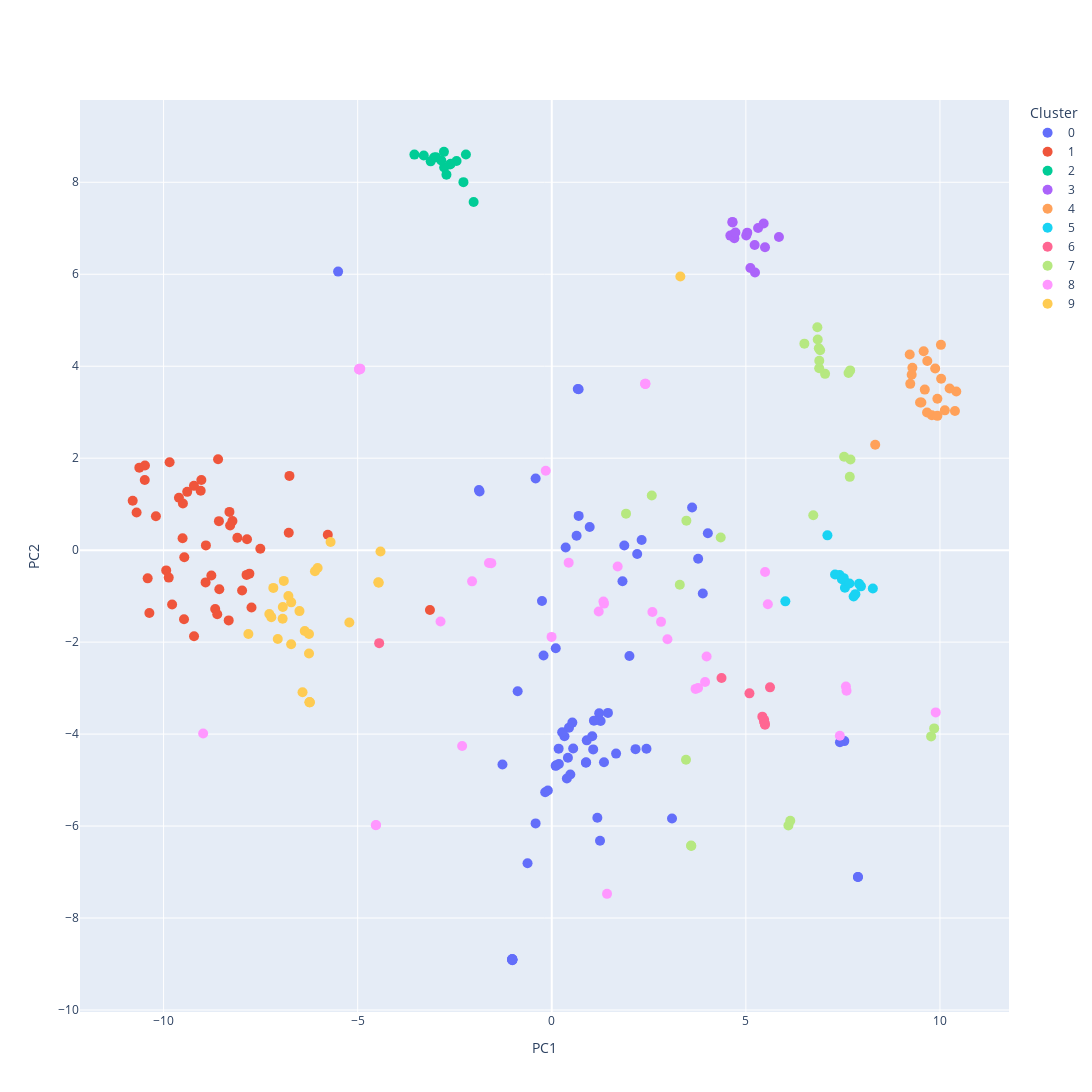

Here is the notebook cell this chart was saved with:
### Markdown cell above
#### English

### Code cell
color_map = {i:px.colors.qualitative.Plotly[i] for i in range(10)}
lang = tsne_df_en['cluster'].map(color_map)

fig = go.Figure()

for cluster_value, cluster_color in color_map.items():
    cluster_data = tsne_df_en[tsne_df_en['cluster'] == cluster_value]
    fig.add_trace(go.Scatter(
        x=cluster_data['PC1'],
        y=cluster_data['PC2'],
        mode='markers',
        marker=dict(color=cluster_color, size=10),
        text=cluster_data['text'],
        name=cluster_value,
    ))

fig.update_layout(
    autosize=False,
    width=1500,
    height=1500,
    legend=dict(title='Cluster'),
    xaxis_title='PC1',
    yaxis_title='PC2',
    hoverlabel=dict(font=dict(size=36),align='left')
)

fig.show()

### Figure 1 — Plotly figure (JSON) as saved in the notebook; plotly's stock layout.template omitted (floating-point values rounded to 4 significant figures)
{"data": [{"marker": {"color": "#636EFA", "size": 10}, "mode": "markers", "name": "0", "text": ["Son🥺", "Can't wait for this shitshow<br>to be over and for next world<br>cup. This one is such a waste<br>🗑 🙄. #nextplease<br>#notoqatar2022 #boicotworldcup", "TERANGA boys 🇸🇳🇸🇳❤️", "You are the best<br>lady😻🤩🙏👏♥️⚽🤠fifa.", "Rainbow 🌈🌈🌈 shame on fifa", "Waiting next game..steady<br>team⚽💥🏃", "@dhofar_photo 🏳️⚧️☪️🏳️🌈", "@goodthanksyourself nice<br>goal❤️", "@smithswith_ ❤️so good!!", "@the_real_thorstinho #onetwo<br>🤭🤭🤭🤭🤭", "Gay people, they are my<br>favorite 🌈🌈", "Beauty of Qatar ❤️", "Hazard's the only reason im a<br>chelsea fan 🐐💙", "@gokselinia they all good, u<br>are the one being racist u<br>woman with cartoon tshirt or I<br>say Karen👩🏻🦰", "Asian's the<br>best🇧🇭🇮🇷🇯🇵🇰🇷🇸🇦🇭🇲😍💪💪💪", "Italy >>❤️", "Mount❤️", "Once a player , always a<br>player .To all such best<br>players 🍷⚽💯💪", "Dude… YOUR team was so rude<br>and had poor sportsmanship.<br>This new generation think they<br>are entitled😡 Any other<br>country would have been<br>honored to be in the world cup<br>to play on the same field with<br>these GREAT players from 🇭🇷<br>I hope this humbles them.<br>Canada player were acting like<br>little brats. Croatia shut<br>them up and put them on time<br>out. Literally OUT😂💪🏻🇭🇷🇭🇷🇭🇷🇭🇷🇭<br>🇷🇭🇷🏆🏆🏆🏆⚽️⚽️⚽️🇭🇷🇭🇷🇭🇷🇭🇷🇭🇷🇭🇷🇭🇷🇭🇷🇭<br>🇷", "@maidenles.s its game not war<br>☺️", "Follow m’y account please ❤️", "Morroco is the best 🇲🇦🖤", "@siavashsetoodeh1 where’s your<br>freedom? Stay mad 🇺🇸🦅🇺🇸🦅🇺🇸", "Proudly Ghanaian 🇬🇭 🇬🇭 🇬🇭 🇬🇭<br>🇬🇭 ❤️", "Casemiro in his sublime form<br>💯💪🏻⚡⚽💥😎🇧🇷", "@kourosh_offiziell who has<br>more has 5 ⭐️⭐️⭐️⭐️⭐️🤫", "@zarbassir what I love to ear<br>❤️", "The best version ever ❤️<br>#qatar @qatar", "The second golden age for the<br>socceroos 🇦🇺🟡🟢", "Loveee this ❤️", "He gave us the best goal of<br>the World Cup so far ❤️", "@kourosh_offiziell 🇧🇷🇧🇷🏆🏆🏆🏆🏆 🤫", "See the final score for<br>another suprise 😌", "@qu_een_ora can and help me to<br>celebrate 🎉 dear sister<br>🇨🇲🇨🇲🇨🇲🇨🇲🇨🇲🇨🇲🇨🇲🇨🇲", "I will wait for the Portugal<br>match, and we are very sorry<br>for Portugal's victory for<br>Cristiano Ronaldo, because he<br>will not be able to<br>participate again in the World<br>Cup if he does not win the cup<br>this time 🤍🇵🇹", "the last one 💀", "@bruno.arn You’re not gonna<br>win, Mbappe is coming again<br>👻👻👻👻👻👻", "So sweet❤️ Hope Korea and<br>Japan both do our best in the<br>next game☺️", "All out lets add new people<br>Where is Son? Home💀💀", "@sonam_la24 in ur dreams...<br>Croatia!!!🇭🇷❤️✌️", "@__oresec_ yo I’m back, we won<br>against Spain 💀 so good luck<br>against Brazil", "Richarlison 🗿🍷", "@chester.was.here Belgium did<br>thier best in 2018 & they were<br>my most supported & favorite<br>team 💙 ❤️.", "@nanaresty7 💯 hate Neymar<br>though.", "Var 🖥 have another opinion 🤫", "@felicitassanto02 we're proud<br>of our team! We still have 5<br>⭐️ and nobody can take that<br>away from us! 🇧🇷🇧🇷🇧🇷🇧🇷", "@lupaivatrainer champion are<br>early to gone bake home 🛫🏠🏠", "Caption 💯", "Brazils back that way⬅️", "Respect for the drone<br>operator🛐", "bro peru wasnt even in the wc💀", "@ludmilamasc someone DIDNT<br>watch the match. shut up<br>bruh💀.", "Where is ronaldo👨🏻🦯😔", "The best and only goat 🐐", "Hii dear mera name is Hansraj<br>hai main jaipur se hu main<br>apni study ke sath sath online<br>partime work pichhle 2 months<br>se kar raha hu agar aap bhi<br>apni study ke saath saath<br>partime ya full time work<br>karna chahte ho contact me<br>6375438113 know the details<br>💯🚀🤔🤔", "They kost💀", "Where's Korea? Airportttttt ☠️", "Who’s that first guy? His<br>answer ✨", "@larissa_ashley33 your<br>language tells everything of<br>your Country, how you don't<br>have respect to others and<br>criticise other<br>representations. It's not nice<br>at all. But as said before,<br>I'm Croatian and I have<br>respect to you. We are very,<br>very proud of our players,<br>Livakovic shines this year as<br>well as Modric, Periodic,<br>Gvardiol... We are not sad<br>because they are going to play<br>for the 3. Place, which is<br>AMAZINGG and because they<br>played the best football this<br>World cup. They are winners<br>for us! 🇭🇷 🥇", "@symon9001 hello ? 🤟🏽🇦🇷 some<br>body here ?", "@mess_91_ @aiden44w home and<br>happy🥳🥳🤌🏻", "Proudly Moroccan<br>🇲🇦🇲🇦🇲🇦🇲🇦❤️❤️❤️❤️", "Appreciate to the Admin❤️ who<br>always updated us", "@sarou_lifestyle and you were<br>right , they made history ♥️♥️", "They are so cute 🥹🥹", "@kunchan_13 And that<br>happened... Wht a moment..<br>Historic... 🏆🐐"], "type": "scatter", "x": [-0.1687, 3.097, 1.221, 1.821, 7.887, 1.868, 2.001, 0.416, 0.1834, -0.1006, 7.888, 0.8795, 0.9766, -0.2122, 3.615, 0.1005, 0.1186, 2.315, 3.771, 0.8848, 0.4436, 7.537, -5.504, 1.042, 2.201, -1.86, 0.5518, 1.067, 1.258, 0.1769, 1.345, 0.3585, -0.416, 4.02, 2.158, -1.019, -0.8788, 1.657, -1.015, 1.086, -1.016, -0.4165, 7.423, 0.6922, -1.271, -1.876, 1.174, 0.6701, 0.327, 1.243, -1.013, -1.016, 0.1028, 0.6926, 3.891, -1.023, -0.6243, -0.2523, 2.439, 0.5296, 0.478, 1.447, 0.9018, 0.2675, 0.3886, 0.6393], "y": [-5.265, -5.834, -3.546, -0.6766, -7.109, 0.09938, -2.301, -4.516, -4.652, -5.227, -7.107, -4.624, 0.5038, -2.29, 0.9264, -4.69, -4.68, 0.2219, -0.1873, -4.61, -3.86, -4.152, 6.057, -4.046, -0.08189, 1.275, -4.313, -4.332, -3.716, -4.317, -4.612, 0.05724, 1.558, 0.3683, -4.327, -8.897, -3.069, -4.424, -8.901, -3.707, -8.916, -5.942, -4.179, 3.499, -4.66, 1.307, -5.819, 3.506, -4.048, -6.318, -8.896, -8.91, -2.134, 0.7453, -0.9422, -8.898, -6.809, -1.106, -4.32, -3.75, -4.879, -3.539, -4.136, -3.96, -4.965, 0.3144]}, {"marker": {"color": "#EF553B", "size": 10}, "mode": "markers", "name": "1", "text": ["@xidiwldnxjqpspqpskxls morroco<br>is a siblingcountry aswell.<br>20% of them live in Belgium😂.", "@ryjpopp yeah says the people<br>who can't Offord a stay in<br>Qatar 😂", "@matheusgmezz u are goofy as<br>heck😂", "Yes 2022 is different because<br>Argentina will not go in round<br>of 16 😂", "Why they burn Eden with the<br>food question? 😂 @albert810<br>@chelo23", "@exclusivelysania you are<br>complaining in every post get<br>a life 😂", "@iuchinouen what does that<br>have to do with my overall<br>intelligence ? I would say you<br>are the dump one here for not<br>answering in a full sentence<br>and for minding to girls<br>dating business. You poor<br>thing musst have a boring and<br>sad life 😂", "@mounia.kr__ 😂😂😂 that's the<br>fact about the football.. you<br>people are still too<br>backward(refused) to accept<br>modern changes about modern<br>football.. keep on believing<br>on ancient believes😂😂... No<br>matter the shades, Algeria<br>have not wil never be part of<br>the Qatar world cup😂. NEVER!!.<br>Cameroon is a football giant<br>with Africa and world records.<br>there is nothing you can do<br>about it so chill and enjoy<br>football 😂", "@aa.09_05 In 2010 Messi  just<br>went to South Africa and let<br>my guy Diego Maradona down,<br>Maradona realised why Ronaldo<br>is superior to Messi after<br>that World Cup 😂", "Howtf is he the man of the<br>match? 😂", "@thisiz.a7med you wanted to<br>talk about future?as far as i<br>know marocco won 2-0 to<br>Belgium but Croatia won 4-1 to<br>Canada.Marocco?Whats that?I<br>only know for Loserocco😂", "@tina.f.aoun @gretta.khoury_<br>bs rebho aalaykun😂😂😂😂😂", "@samiath_bk 😂keep laughing<br>Senegal is the best", "@teodor.luks Argentina beat<br>Poland, Saudi beat Mexico ,<br>Argentina,Saudi qualified😂", "All I watch was pessi missing<br>a pen a 3 big chances in front<br>of the goal 😂😂😂😂👏 small game<br>player", "@mr_yasser25 yeah but u didn’t<br>qualify 😂😂😂😂😂 try again in the<br>next 4yrs 😂😂😂", "Plzz say one more time \"Where<br>is messi\" 😂", "Thought is was sniper’s rifle<br>at first 😂", "@izayahlopez1118 omg so sad an<br>upset little inferior American<br>😂😂", "Man i Park 300 bags of cement<br>in an hour that’s my job so<br>don’t let us talk enjoy your<br>money in peace 😂", "Gol salto olivier<br>giround,offside😂", "@fine.kln it took you two days<br>to think how to come back at<br>me lol and do you even call<br>this “fine” thing a joke 😂<br>honey 🤭😂", "They themselves said it<br>portugal sui😂😂", "@nacho.cagiao imagine riding<br>off the back of a game from<br>2014 😂😂", "@theonlyzeee__ ahahaha stpid<br>brazil lost 😂😂", "@felipe.bohmann Brazil is out<br>now still laughing even won<br>against You Guys 😂", "@farzad_1818 pretty soon that<br>will be 🫱🏾🫲🏽✈️🇳🇱🇧🇷🇪🇸 😂😂😂", "@aliaslam_08 So, Portugal vs<br>Croatia in the final match.😂", "@tonyvieira120 Mate next time<br>if you argue football with me<br>without putting your money. I<br>won’t give a reply.. ffs😂", "@enkiduh how about now 😂😂😂😂😂<br>❤️❤️❤️❤️❤️", "You people should leave the<br>innocent referee alone.He was<br>paid by the English team to<br>work on their favour by giving<br>them 2 undeserving penalties<br>but the God of French team<br>made sure to expose them and<br>made them lose.Now they are on<br>their way home with their<br>salty fans but crying and<br>blaming the referee. You<br>people should blame Harry Kane<br>for missing that last<br>undeserving penalty 😂😂😂😂", "Netherlands has never won<br>anything. Oh wait, maybe a<br>Euro once 😂", "@aashasz Exactly what I said<br>but the blind fans are blaming<br>the referee instead of blaming<br>Harry Kane😢😂😂😂", "I thought that was lil durk<br>for a sec😂", "Pogba always late....A Real<br>African Timer😂😂😂😂❤️", "It's about class Messi doesn't<br>support LGBTQ 😂?", "@bigstern50 nah morocco will<br>win cause of referees VAR FIFA<br>they need messi to win the<br>world cup means more money<br>expect foul calls, penalties ,<br>free kicks for morocco calling<br>it now -(professional sports)<br>put money on it while you can<br>you might be rich 😂😂", "@yayatjie09 😂😂 ay y’all praise<br>this guy too much 🤦🏾♂️", "@imgyan07 well you said it<br>it's a prediction. It's still<br>kinda true tho Croatia vs<br>Morocco will still play a<br>match 😂", "@its.me.anouar_ how about your<br>players would play in their<br>liga and not in the Europa! 😂<br>they will dream to play FWC", "@2k7.aa sadly all good things<br>must come to an end but he<br>will be taking this World Cup<br>with him 😝😂", "@vialard_mathis right when I<br>thought it was getting boring.<br>I hadn't even registered the<br>first goal😂", "😂does age matter?I think messi<br>used to destroy old defenders<br>at that age", "Now u understand what I mean<br>kid 😂 I say there will be<br>penalty in this match", "@i.am.rsb  Bro Carlos is right<br>Pessy 4 goals all on<br>Penalties, so you hate him for<br>not mentioning a Penalty<br>merchant😂"], "type": "scatter", "x": [-9.933, -9.467, -8.323, -9.511, -7.79, -7.508, -9.845, -10.62, -10.7, -8.67, -10.8, -9.216, -7.978, -10.41, -8.596, -8.099, -8.769, -7.863, -8.565, -9.218, -10.37, -9.027, -7.735, -7.851, -9.474, -8.226, -5.77, -8.617, -9.045, -6.776, -10.48, -8.286, -9.604, -8.918, -9.78, -9.867, -10.49, -6.758, -10.2, -9.502, -3.139, -8.575, -8.91, -8.304, -9.392], "y": [-0.4406, -0.1534, -1.527, 0.2604, -0.5112, 0.02926, 1.913, 1.795, 0.8187, -1.28, 1.074, -1.871, -0.8788, -0.6135, 1.976, 0.2685, -0.55, -0.5378, -0.85, 1.398, -1.368, 1.526, -1.246, 0.2369, -1.502, 0.6337, 0.3359, -1.395, 1.29, 0.3799, 1.842, 0.5373, 1.141, -0.7012, -1.181, -0.5972, 1.524, 1.615, 0.7358, 1.013, -1.301, 0.631, 0.1039, 0.8318, 1.268]}, {"marker": {"color": "#00CC96", "size": 10}, "mode": "markers", "name": "2", "text": ["@tiago.rendas2 bro I do know<br>football but yesterday match<br>that wasn't an offside lol<br>🤣🤣🤣what cause the camera<br>showed his leg over the line<br>but have you seen the last<br>defender in the box 🤣🤣🤣go and<br>learn football then come back<br>chat to me", "@_francechy_ 🤣🤣🤣", "@5400.seconds are u there bro?<br>🤣", "@gousasmokingoniran I think<br>that Biranvand's feet made<br>Christian Polsic not have<br>children anymore 🤣🤣🤣", "@realestate_topg what happened<br>🤣🤣", "@mitchellpolak  it was lucky<br>win.... Argentine will destroy<br>you 🤣🤣", "Priceless!! 🇨🇲 🤣🤣🤣", "Did he score in this video 🤣", "Portugal humiliated you<br>Shaq🤣🤣🤣 ￼", "@pictures_for_stickers Brazil<br>🇧🇷🛫🏠🤣🤣🤣🤣", "Yep, ney is gone🤣", "@goborm hehe Habibi🤣🤣", "@leobrajkovic2 Airport, this<br>way ✈️🤣", "@twinty_999  airport this way<br>🤣👍🏻", "@_msomali_wao and guess what<br>morocco also lost🤣🤣🤣🤣🤣🤣"], "type": "scatter", "x": [-3.539, -2.211, -2.621, -3.298, -2.453, -3.12, -2.602, -2.772, -3.032, -2.276, -2.846, -2.778, -2.714, -2.013, -2.984], "y": [8.601, 8.605, 8.385, 8.583, 8.463, 8.454, 8.402, 8.322, 8.54, 8.003, 8.473, 8.661, 8.166, 7.57, 8.546]}, {"marker": {"color": "#AB63FA", "size": 10}, "mode": "markers", "name": "3", "text": ["Netherlands👏👏👏 and also<br>cricket", "Definitely!!! 👏👏👏👏👏", "@pr1ncesa_mar1 never! Korea is<br>much better team! 👏", "He is completely right! 👏", "hand ball 👏", "The Bluetooth goal 👏", "@itsabdelfatah you were right<br>👏", "respect 👏", "The Best goal of the world<br>cup👏👏👏⚽️", "Just an amazing team great job<br>👏🏻👏🏻👏🏻👏🏻👏🏻👏🏻👏🏻👏🏻❤️❤️❤️❤️", "@reemasul_r3 there u go I told<br>u guys yall can win too, good<br>job 👏🏻👏🏻 u guys won fair and<br>square, dont feel low for ur<br>team. They are good enough<br>alrdy 👏🏻", "@porti_elias Its True buddy👏👏", "Best of luck upcoming final<br>game @afaseleccion 👏👏👏🏆", "@fabreezy_ 👏👏👏 this is<br>yours???", "@k.mbappe proud of you👏"], "type": "scatter", "x": [5.315, 4.654, 5.226, 4.703, 5.036, 5.458, 4.6, 4.656, 5.235, 5.493, 5.852, 5.01, 5.117, 4.662, 4.731], "y": [7.007, 7.138, 6.636, 6.784, 6.905, 7.104, 6.84, 7.123, 6.038, 6.588, 6.81, 6.843, 6.134, 6.852, 6.908]}, {"marker": {"color": "#FFA15A", "size": 10}, "mode": "markers", "name": "4", "text": ["We love you hazards🔥🔥🔥", "The France 🇫🇷 is on Fire 🔥", "dats literally my dad 🔥", "Best player 🔥🔥", "@pure_sh1thousery we are<br>winer❤️❤️🔥🇮🇷🇮🇷🇮🇷🇮🇷", "My Favorite team 🔥🔥", "@nadoosh_ku I agreed with you<br>from Saudi Arabia🔥🔥🔥", "Korea Vs Ghana was far better<br>game 🔥🔥", "Musiala all the way🔥", "Rushford 🔥", "Nice game 🔥", "@beatbox_musicality For real<br>bro🔥🔥🔥", "Cool🔥", "Mbappe on another level in<br>this world cup🔥🔥🔥❤️", "The big and champions France<br>in Qatar2022🔥", "@farzad_1818 I like both team<br>but wowwww Maroccco 🔥", "@m.a.l.e.k.a.n.o_jr Just wait🔥", "Th rise of asian football<br>❤️❤️❤️proudly all Asian can<br>say japan is a Asian football<br>country...,🔥🔥🔥", "So much ❤️❤️❤️❤️ for CR7🔥🔥", "Go Croatia!!🔥🔥", "Uff he was the best 🔥🔥😍"], "type": "scatter", "x": [9.487, 9.877, 9.609, 9.791, 10.03, 9.667, 10.03, 9.235, 9.521, 10.42, 9.935, 9.934, 10.39, 9.29, 9.58, 9.271, 10.13, 9.221, 9.674, 10.25, 8.332], "y": [3.21, 3.951, 3.491, 2.933, 4.465, 2.992, 3.727, 3.616, 3.212, 3.451, 2.921, 3.293, 3.025, 3.966, 4.326, 3.814, 3.04, 4.255, 4.113, 3.517, 2.293]}, {"marker": {"color": "#19D3F3", "size": 10}, "mode": "markers", "name": "5", "text": ["Best World Cup ever 😍", "Wow nice moves robo😍😍😍😍😍😍😍😍<br>challenge accepted 🔥🔥🔥🔥", "Congrates Ghana!! Great job u<br>guys did.😍 But I still don't<br>understand why did the referee<br>decided that way. 🥲", "Missing Italy in the world<br>cup😍😍😍🇮🇹🇮🇹🇮🇹", "Argentina 3.points win yees❤️😘", "oooh jungkook and his song<br>😍And congratulations on the<br>victory of the French", "Congratulations to Japan,<br>Morocco, Brazil, South Korea<br>and Qatar 😍", "HE SO FINE OMLL 😍", "Follow @__footycontent_ 😍", "France ❤️😍and Argentina 😍❤️❤️", "Looking forward to Hakimi vs<br>MBappe'😍❤️ May the best win!", "@el_dado1004 ya ya ya, croatia<br>lost to spain 6-0 in 2018. You<br>are the kid who couldn't<br>handle the facts and couldnt<br>help yourself but to run your<br>fingers through my comment.<br>Stay mad bestie 😍", "@hassan.ahmed.07 6 Games 5<br>goals 3 assist now😍"], "type": "scatter", "x": [7.965, 7.101, 7.415, 7.776, 6.017, 7.474, 7.552, 7.916, 8.271, 7.821, 7.523, 7.297, 7.669], "y": [-0.7869, 0.3215, -0.5389, -1.008, -1.114, -0.6318, -0.8174, -0.7308, -0.8348, -0.9563, -0.609, -0.5289, -0.7261]}, {"marker": {"color": "#FF6692", "size": 10}, "mode": "markers", "name": "6", "text": ["@_hey.its.sup_ we did it 😉🙌", "CR7 ❤️🙌", "Japanese team was so good 😮🙌❤️", "@joyce_pecky they were well<br>played🙌🏻🙌🏻", "@_anas_hussain__ rip mother<br>and ur sister 🙌🏼", "We Respect Japan 🙌🙌🙌🔥🔥", "Meet you in final🙌🏻", "@areez.kxn go watch all the<br>games 🙌😂", "Messi 🙌 🇦🇷 will win"], "type": "scatter", "x": [4.373, 5.467, 5.092, 5.424, 5.488, 5.622, 5.471, -4.446, 5.493], "y": [-2.781, -3.724, -3.114, -3.62, -3.767, -2.984, -3.69, -2.022, -3.798]}, {"marker": {"color": "#B6E880", "size": 10}, "mode": "markers", "name": "7", "text": ["@fatenalshoubaki respecting<br>cultures goes both ways, i<br>won't invite a muslim man to<br>my house and force him to eat<br>pork because \"it's in my<br>culture to eat pork\", both<br>hosts and guests should be<br>able to respect eachother 👍", "@itisjuanderful AAJAA POR NO<br>PERMITIR GAYS EN LA COPA<br>MUNDIAL YO LO VEO EXCELENTE👏🔥", "@glg_sky yeah I’m sure Qatar<br>being ranked financially<br>behind Greece means they’re<br>thriving 🙄", "This nikka sick wit it🔥😂", "He is our Nr 1 🇨🇭👍👍🇨🇭", "no bro many moroccans respect<br>Croatia team, was a game full<br>of fair-play 👌🏽", "Congrats and well done<br>to🇧🇪@belgianreddevils who wins<br>and wish the best and good<br>luck too in the next match<br>against🇲🇦@equipedumaroc and<br>for🇨🇦@canadasoccer ,well done<br>for fights until the end<br>despite lost and wish the best<br>and good luck too in the next<br>match against🇭🇷@hns_cff<br>!👏🙂😀😄😎👍⚽️", "@audrey_loves_nature_art this<br>is word cup no campaign you<br>region🙏", "Brilliant player 👏🔥", "Shout out to my boy<br>@richarlison with the best<br>goal in this world cup<br>2022👏🔥🇧🇷🇧🇷🇧🇷🇧🇷", "BRAZIL VS SERBIA....THE GAME<br>BRAZIL PLAYED AGAINST A TEAM<br>LIKE SERBIA WHICH HAD SUCH AN<br>AMAZING DEFENCE🔥❤️ EVEN THOUGH<br>I'M NOT A BRAZIL FAN😍 BUT<br>WHATEVER FRANCE🔥❤️MY<br>TEAMMMM😍MBAPPE 💗", "I'm heartbroken that we didn't<br>do enough to go the next<br>round, but in the end, we<br>fought hard. 💔 And we're gonna<br>continue fighting! They<br>haven't seen the last of<br>Mexico, at all! 🔥 See you all<br>in 2026!! 🇲🇽🇲🇽💯💯", "🇹🇳 ❤️🔥 should be proud 👏", "Wow very gorgeous ❤️🔥😍", "Lol 🙄 buh d ball was taken<br>from him", "the real blue lock🙌🔥🔥😍", "That throw was lit👏🔥", "Congratulations 🔥👏", "@eugeneolderman ...dear<br>sunshine under the profile<br>name *hillquiaswhatever*<br>kindly be informed that by<br>definition I do not reply to<br>any private account in<br>Instagram like yours for<br>example...Moreover because I<br>do not speak your language I<br>would kindly ask you to stand<br>a little out of my sun<br>☀️...PS. by the way it is not<br>either polite or civilized to<br>block in advance the reply to<br>the person on whom you have<br>addressed a comment...👎🕳️", "@afaseleccion come back<br>match💥💥💥", "Thank you for entertaining me<br>Japan, I'm waiting for the<br>excitement again in four<br>years👏❤️🔥🇯🇵🇯🇵❤️🔥", "Mashallah 🙌❤️🇲🇦🇲🇦🇲🇦A forever<br>pride 👏💪", "Messi wins the this exciting<br>wc!!! 👏🔥❤️🔥", "Argentina vs France 👏🔥👏🔥👏<br>Greatest rivalry", "Well played Morocco’s number 7<br>a good play maker enjoyed his<br>movments 🔥 see you next time<br>fight for 3rd 👏", "In the 1998 World Cup in<br>France, it was clear that<br>Belai did not want to fight<br>for third place. The<br>Netherlands was forced to play<br>because of FIFA's threat.🙏👍"], "type": "scatter", "x": [9.772, 6.892, 3.589, 7.531, 9.851, 2.576, 3.298, 6.096, 6.851, 7.04, 6.737, 4.352, 6.914, 7.677, 3.594, 7.695, 6.879, 6.842, 3.458, 1.913, 7.645, 3.468, 7.687, 6.507, 6.889, 6.144], "y": [-4.05, 4.12, -6.422, 2.032, -3.876, 1.189, -0.7539, -5.987, 4.582, 3.833, 0.7576, 0.2762, 4.346, 1.594, -6.433, 1.972, 4.392, 4.846, -4.56, 0.7936, 3.854, 0.6414, 3.909, 4.491, 3.956, -5.886]}, {"marker": {"color": "#FF97FF", "size": 10}, "mode": "markers", "name": "8", "text": ["We are ready 💛💙❤️", "👏😄 next game please..⚽🏃", "Fantastis group..✌😄", "Nice trophy..smile it..get<br>it..your trophy..🏆✌😄", "Wtf Mbappe wasn’t even the man<br>of the match 🤦🏻♂️", "@shintia97s love over hate !!<br>I'm sorry that you've got so<br>much anger inside for another<br>human. But I forgive you and<br>send you love and support.<br>🫂🫂🤗🤗😘😘🏳️🌈🏳️🌈", "But you start to tremble<br>knowing you face Saudi Arabia<br>🇸🇦 😆", "This is an insult We lost<br>because of their support🤦♂️", "I really wanna join them but<br>I’m a Chinese😭😭😭", "@fxwoke  bravo  usa child<br>killer 👏👏i m proud of you .<br>You r right 😍😍😍😉🙃", "@yessin99 in the round of 16<br>after beating tunisia and<br>denmark 💚💛🇦🇺🇦🇺🇦🇺🇦🇺🇮🇱🦘🦘", "@blueblink5254 dude also, I am<br>embarrassed FOR YOU! 🤦♀️", "After 12 year of madness y’all<br>couldn’t complete a simple<br>penalty 🤦🏾♂️🤦🏾♂️", "Why do they always ask this<br>question 🤦🏻♂️ Anyway everyone<br>gives the same answer - \"I<br>would give it to the whole<br>team\" Are there any other<br>questions?", "@whathappenedin1983 Mexico<br>would have lost 6-0 to France,<br>so Mexico still didn’t deserve<br>to advance 😉", "@_stevaaa_r_ serbian players<br>are shiit and so are the<br>populist criminals in serbia<br>😝🥶", "@memphis is a lion 🦁🦁🦁", "Morata is second 😱", "Love Moroccan team ❤️💚", "@mr.talls.rainbow.world you<br>look at this lolman😅 a man<br>fallin' love to women, make<br>'happy family, and absolutely<br>for 'future, and this reality<br>from the God.. Don't be stupid<br>human with the<br>lol+stupid+destroy thingked😅😅😅", "Boys 🇧🇷❤️🍻", "@robertmikocevic yes 😉😉🔥", "Pakistan🇵🇰 and indian 🇮🇳 flags<br>is together 🤝", "@victormosquera it was the<br>back to back matches with PKs<br>for me 😅", "I know for sure I’ll be<br>missing the World Cup , No<br>game days already feel weird 😒", "@yousselhak ok will see with<br>France 😝😘", "Cancel this game. 😒😒", "Maybe a 6:1 hurts for a<br>MOMENT, but the feeling when<br>you lost AGAIN was amazing!!!<br>trust me🙈🙈🙈🥹", "@manas.f.rollins bruh that's<br>the Belgium flag 🤦", "@fifaworldcup shame on you<br>👎👎👎👎🤬", "@crocodile_bw \"no hate<br>allowed\" ?🤫😉", "@the_rgzone thanks, greetings<br>from Brazil🇧🇷🙌🏻🤝🏻😉", "Kids that never have to<br>worries about money…..🤘🏻😆", "@_pierolb_ « I learned to<br>think all by myself » 🤓😰", "@bensalma lmao u mad as hell<br>and now you're finna lose<br>against Croatia😈", "@planinic_ivana Your opinion<br>is irrelevant now. They<br>won🇦🇷🇦🇷🇦🇷 Something your<br>country couldn't do lmaoooo<br>hahaaaaaaa cry in misery😄", "Bye bye France!! 👋🏼👋🏼✈️ ✈️", "@anthonyengel7111 Are you<br>still sure?😅😅😅😅"], "type": "scatter", "x": [7.421, 1.697, -1.558, 0.4353, -4.959, 2.815, -2.053, -4.948, -8.981, 5.495, 7.578, -4.943, -4.96, -4.964, 3.704, -2.866, 1.424, -0.00528, 7.594, 2.413, -0.1551, 3.949, -2.309, 2.409, -4.532, 5.566, -4.527, 2.592, -4.933, 9.891, 3.768, 3.988, 1.331, 1.209, 1.345, -1.618, 2.98, 2.406], "y": [-4.038, -0.3573, -0.2821, -0.2714, 3.947, -1.559, -0.6782, 3.936, -3.986, -0.4744, -2.965, 3.941, 3.929, 3.93, -3.017, -1.552, -7.474, -1.886, -3.058, 3.616, 1.727, -2.867, -4.257, 3.618, -5.982, -1.176, -5.977, -1.344, 3.943, -3.528, -2.999, -2.313, -1.115, -1.335, -1.162, -0.2792, -1.936, 3.615]}, {"marker": {"color": "#FECB52", "size": 10}, "mode": "markers", "name": "9", "text": ["@bf_steve Who do you think I<br>cheer for 😂", "@jan_schawe to what 😂😂😂😂😂", "@dashotb the comment I was<br>looking for 😂", "One Love 🌈✖ 😂😂😂 one two ✔ 🤭🤭🤭", "@afdhalulrizki42 😂 Stupid<br>Football yes 😂", "@the_queen_of_adventure Haya<br>bina ila lmondial 😂🇨🇲😍", "Bro was forced to do it😂😂😂😂😂", "De Paul always with him 😂", "@hamedsoltaniiiii67 take us<br>out yourselves by winning 😂", "@hana_photographyc 😂 Well done<br>👏", "@anchan_0722_ 😂😂😂", "@88godiswithme 😂😂😂😂😂😂😂<br>congratulations!!", "@rya._.ntz23 and now denmark<br>are out 😂", "@ban_all_mondays verpiss dich<br>goodbye😂", "Right back at you 😂😂", "@spasho05 😂😂😂😂", "@richard.escobarc by 😂😂🇲🇦💪", "Wow so much fun 😂", "@marley4reall all that just to<br>tie with the us😂", "@lucascosmepdm what happened<br>my friend 😂😂🇦🇷🥱", "@ash.saalax 😂 what about it<br>now", "@thecollective.conscious Hey !<br>Still crying ? 😂🇲🇦", "Keep crying england 😂😂😂😂", "You can’t drink tho😂", "@shreyanshpathak8717 😂", "@guilherme_tornich 💪🇦🇷🇦🇷🇦🇷😂😂", "@_fmbe_ What do you say?<br>😂😂😂🇦🇷🇦🇷🇦🇷🇦🇷"], "type": "scatter", "x": [-6.903, -6.254, -6.5, -5.215, -7.816, -4.412, -6.928, -6.713, -6.786, 3.312, -6.236, -6.421, -7.225, -6.714, -6.364, -6.244, -4.469, -7.058, -7.173, -6.032, -6.255, -6.101, -7.276, -6.933, -6.234, -4.457, -5.698], "y": [-0.6686, -2.248, -1.326, -1.572, -1.823, -0.02906, -1.235, -1.135, -0.9964, 5.952, -3.309, -3.092, -1.457, -2.045, -1.759, -3.308, -0.699, -1.932, -0.8208, -0.389, -1.825, -0.4578, -1.39, -1.493, -3.308, -0.7096, 0.1758]}], "layout": {"autosize": false, "height": 1500, "hoverlabel": {"align": "left", "font": {"size": 36}}, "legend": {"title": {"text": "Cluster"}}, "width": 1500, "xaxis": {"title": {"text": "PC1"}}, "yaxis": {"title": {"text": "PC2"}}}}
